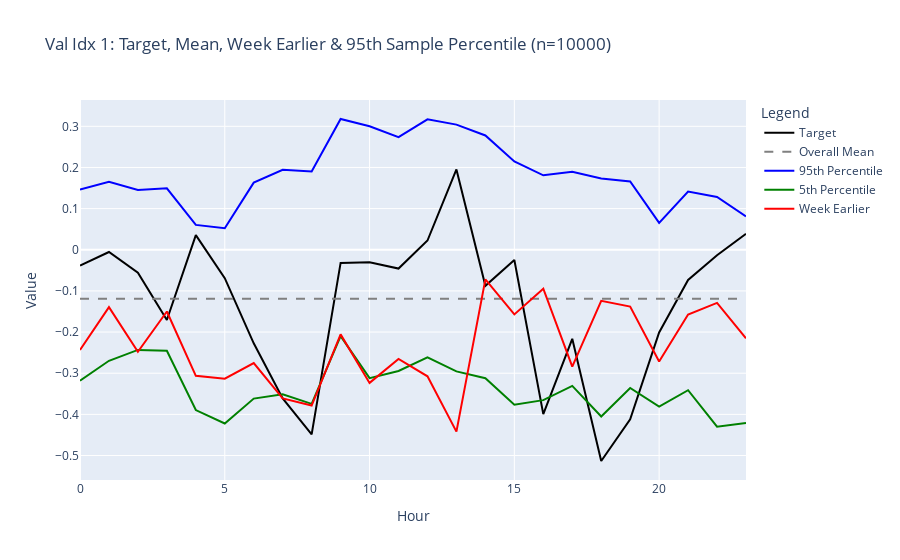

Notebook cell for this chart:
### Code cell
fig = plot_val_95percentile_with_week_earlier(model, X, val_dataset, latent_dim, 1)
if fig: fig.show()

### Figure 1 — Plotly figure (JSON) as saved in the notebook; plotly's stock layout.template omitted (floating-point values rounded to 4 significant figures)
{"data": [{"line": {"color": "black", "width": 2}, "name": "Target", "type": "scatter", "y": [-0.0384, -0.0054, -0.0558, -0.1707, 0.0356, -0.069, -0.2273, -0.3614, -0.4487, -0.032, -0.0301, -0.0457, 0.0225, 0.1951, -0.0875, -0.0248, -0.3995, -0.2163, -0.5133, -0.4121, -0.201, -0.0734, -0.0131, 0.0386]}, {"line": {"color": "grey", "dash": "dash", "width": 2}, "name": "Overall Mean", "type": "scatter", "y": [-0.1189, -0.1189, -0.1189, -0.1189, -0.1189, -0.1189, -0.1189, -0.1189, -0.1189, -0.1189, -0.1189, -0.1189, -0.1189, -0.1189, -0.1189, -0.1189, -0.1189, -0.1189, -0.1189, -0.1189, -0.1189, -0.1189, -0.1189, -0.1189]}, {"line": {"color": "blue", "width": 2}, "name": "95th Percentile", "type": "scatter", "y": [0.1462, 0.1652, 0.1451, 0.1493, 0.06045, 0.05216, 0.1632, 0.1942, 0.1902, 0.3178, 0.3, 0.2737, 0.317, 0.3041, 0.2778, 0.2146, 0.181, 0.1896, 0.1733, 0.1661, 0.06549, 0.1415, 0.1282, 0.08126]}, {"line": {"color": "green", "width": 2}, "name": "5th Percentile", "type": "scatter", "y": [-0.3182, -0.2698, -0.2433, -0.2454, -0.3895, -0.4222, -0.3617, -0.3509, -0.3744, -0.21, -0.312, -0.2945, -0.2615, -0.2955, -0.3123, -0.3764, -0.3654, -0.3308, -0.4051, -0.3358, -0.3809, -0.3412, -0.43, -0.4212]}, {"line": {"color": "red", "width": 2}, "name": "Week Earlier", "type": "scatter", "y": [-0.2434, -0.1393, -0.2479, -0.15, -0.3063, -0.3134, -0.2753, -0.3611, -0.3785, -0.2056, -0.3235, -0.2654, -0.3075, -0.442, -0.0719, -0.1571, -0.0946, -0.2839, -0.1241, -0.1379, -0.2715, -0.1572, -0.1291, -0.2152]}], "layout": {"legend": {"title": {"text": "Legend"}}, "title": {"text": "Val Idx 1: Target, Mean, Week Earlier & 95th Sample Percentile (n=10000)"}, "xaxis": {"title": {"text": "Hour"}}, "yaxis": {"title": {"text": "Value"}}}}
